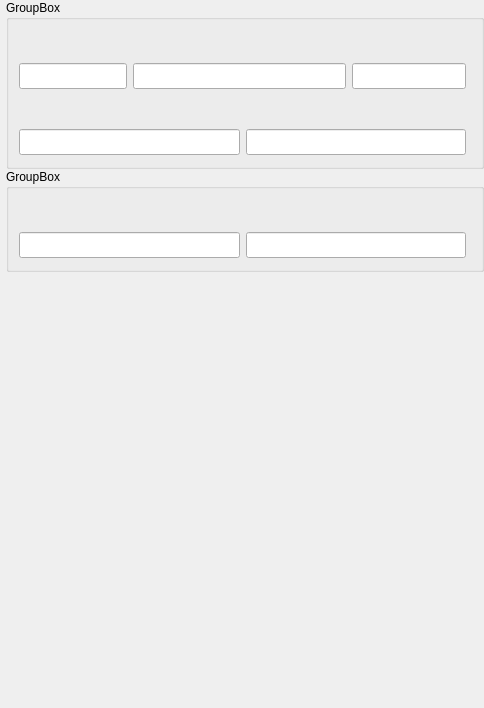
        <widget class="QWidget" name="OtherPage">
         <attribute name="title">
          <string>Other</string>
         </attribute>
         <layout class="QVBoxLayout" name="verticalLayout_5">
          <property name="spacing">
           <number>0</number>
          </property>
          <property name="leftMargin">
           <number>6</number>
          </property>
          <property name="topMargin">
           <number>0</number>
          </property>
          <property name="rightMargin">
           <number>0</number>
          </property>
          <property name="bottomMargin">
           <number>0</number>
          </property>
          <item>
           <widget class="QGroupBox" name="volTableGroup">
            <property name="title">
             <string>GroupBox</string>
            </property>
            <layout class="QVBoxLayout" name="verticalLayout_24">
             <property name="spacing">
              <number>6</number>
             </property>
             <property name="leftMargin">
              <number>10</number>
             </property>
             <property name="topMargin">
              <number>10</number>
             </property>
             <property name="rightMargin">
              <number>10</number>
             </property>
             <property name="bottomMargin">
              <number>10</number>
             </property>
             <item>
              <widget class="QWidget" name="horizontalWidget_7" native="true">
               <property name="minimumSize">
                <size>
                 <width>0</width>
                 <height>60</height>
                </size>
               </property>
               <property name="maximumSize">
                <size>
                 <width>16777215</width>
                 <height>60</height>
                </size>
               </property>
               <layout class="QHBoxLayout" name="horizontalLayout_22">
                <property name="leftMargin">
                 <number>0</number>
                </property>
                <property name="rightMargin">
                 <number>5</number>
                </property>
                <item>
                 <layout class="QVBoxLayout" name="verticalLayout_18">
                  <item>
                   <layout class="QHBoxLayout" name="horizontalLayout_23">
                    <property name="spacing">
                     <number>0</number>
                    </property>
                    <property name="leftMargin">
                     <number>8</number>
                    </property>
                    <item>
                     <widget class="QLabel" name="volNameText">
                      <property name="minimumSize">
                       <size>
                        <width>0</width>
                        <height>18</height>
                       </size>
                      </property>
                      <property name="maximumSize">
                       <size>
                        <width>16777215</width>
                        <height>18</height>
                       </size>
                      </property>
                      <property name="text">
                       <string/>
                      </property>
                     </widget>
                    </item>
                   </layout>
                  </item>
                  <item>
                   <widget class="QLineEdit" name="volNameEdit">
                    <property name="minimumSize">
                     <size>
                      <width>85</width>
                      <height>26</height>
                     </size>
                    </property>
                    <property name="maximumSize">
                     <size>
                      <width>16777215</width>
                      <height>26</height>
                     </size>
                    </property>
                   </widget>
                  </item>
                 </layout>
                </item>
                <item>
                 <layout class="QVBoxLayout" name="verticalLayout_20">
                  <item>
                   <layout class="QHBoxLayout" name="horizontalLayout_24">
                    <property name="spacing">
                     <number>0</number>
                    </property>
                    <property name="leftMargin">
                     <number>8</number>
                    </property>
                    <item>
                     <widget class="QLabel" name="volCurText">
                      <property name="minimumSize">
                       <size>
                        <width>0</width>
                        <height>18</height>
                       </size>
                      </property>
                      <property name="maximumSize">
                       <size>
                        <width>16777215</width>
                        <height>18</height>
                       </size>
                      </property>
                      <property name="text">
                       <string/>
                      </property>
                     </widget>
                    </item>
                   </layout>
                  </item>
                  <item>
                   <widget class="QLineEdit" name="volCurEdit">
                    <property name="minimumSize">
                     <size>
                      <width>213</width>
                      <height>26</height>
                     </size>
                    </property>
                    <property name="maximumSize">
                     <size>
                      <width>16777215</width>
                      <height>26</height>
                     </size>
                    </property>
                   </widget>
                  </item>
                 </layout>
                </item>
                <item>
                 <layout class="QVBoxLayout" name="verticalLayout_25">
                  <item>
                   <layout class="QHBoxLayout" name="horizontalLayout_27">
                    <property name="spacing">
                     <number>0</number>
                    </property>
                    <property name="leftMargin">
                     <number>8</number>
                    </property>
                    <item>
                     <widget class="QLabel" name="volUnitText">
                      <property name="minimumSize">
                       <size>
                        <width>0</width>
                        <height>18</height>
                       </size>
                      </property>
                      <property name="maximumSize">
                       <size>
                        <width>16777215</width>
                        <height>18</height>
                       </size>
                      </property>
                      <property name="text">
                       <string/>
                      </property>
                     </widget>
                    </item>
                   </layout>
                  </item>
                  <item>
                   <widget class="QLineEdit" name="volUnitEdit">
                    <property name="minimumSize">
                     <size>
                      <width>114</width>
                      <height>26</height>
                     </size>
                    </property>
                    <property name="maximumSize">
                     <size>
                      <width>16777215</width>
                      <height>26</height>
                     </size>
                    </property>
                   </widget>
                  </item>
                 </layout>
                </item>
               </layout>
              </widget>
             </item>
             <item>
              <widget class="QWidget" name="horizontalWidget_8" native="true">
               <property name="minimumSize">
                <size>
                 <width>0</width>
                 <height>60</height>
                </size>
               </property>
               <property name="maximumSize">
                <size>
                 <width>16777215</width>
                 <height>60</height>
                </size>
               </property>
               <layout class="QHBoxLayout" name="horizontalLayout_25">
                <property name="leftMargin">
                 <number>0</number>
                </property>
                <property name="rightMargin">
                 <number>5</number>
                </property>
                <item>
                 <layout class="QVBoxLayout" name="verticalLayout_21">
                  <item>
                   <layout class="QHBoxLayout" name="horizontalLayout_26">
                    <property name="spacing">
                     <number>0</number>
                    </property>
                    <property name="leftMargin">
                     <number>8</number>
                    </property>
                    <item>
                     <widget class="QLabel" name="volMaxText">
                      <property name="minimumSize">
                       <size>
                        <width>0</width>
                        <height>18</height>
                       </size>
                      </property>
                      <property name="maximumSize">
                       <size>
                        <width>16777215</width>
                        <height>18</height>
                       </size>
                      </property>
                      <property name="text">
                       <string/>
                      </property>
                     </widget>
                    </item>
                   </layout>
                  </item>
                  <item>
                   <widget class="QLineEdit" name="volMaxEdit">
                    <property name="minimumSize">
                     <size>
                      <width>211</width>
                      <height>26</height>
                     </size>
                    </property>
                    <property name="maximumSize">
                     <size>
                      <width>16777215</width>
                      <height>26</height>
                     </size>
                    </property>
                   </widget>
                  </item>
                 </layout>
                </item>
                <item>
                 <layout class="QVBoxLayout" name="verticalLayout_22">
                  <item>
                   <layout class="QHBoxLayout" name="horizontalLayout_33">
                    <property name="spacing">
                     <number>0</number>
                    </property>
                    <property name="leftMargin">
                     <number>8</number>
                    </property>
                    <item>
                     <widget class="QLabel" name="volMinText">
                      <property name="minimumSize">
                       <size>
                        <width>0</width>
                        <height>18</height>
                       </size>
                      </property>
                      <property name="maximumSize">
                       <size>
                        <width>16777215</width>
                        <height>18</height>
                       </size>
                      </property>
                      <property name="text">
                       <string/>
                      </property>
                     </widget>
                    </item>
                   </layout>
                  </item>
                  <item>
                   <widget class="QLineEdit" name="volMinEdit">
                    <property name="minimumSize">
                     <size>
                      <width>213</width>
                      <height>26</height>
                     </size>
                    </property>
                    <property name="maximumSize">
                     <size>
                      <width>16777215</width>
                      <height>26</height>
                     </size>
                    </property>
                   </widget>
                  </item>
                 </layout>
                </item>
               </layout>
              </widget>
             </item>
            </layout>
           </widget>
          </item>
          <item>
           <widget class="QGroupBox" name="drvExtParaGroup">
            <property name="title">
             <string>GroupBox</string>
            </property>
            <layout class="QVBoxLayout" name="verticalLayout_30">
             <property name="spacing">
              <number>6</number>
             </property>
             <property name="leftMargin">
              <number>10</number>
             </property>
             <property name="topMargin">
              <number>10</number>
             </property>
             <property name="rightMargin">
              <number>10</number>
             </property>
             <property name="bottomMargin">
              <number>10</number>
             </property>
             <item>
              <widget class="QWidget" name="horizontalWidget_11" native="true">
               <property name="minimumSize">
                <size>
                 <width>0</width>
                 <height>60</height>
                </size>
               </property>
               <property name="maximumSize">
                <size>
                 <width>16777215</width>
                 <height>60</height>
                </size>
               </property>
               <layout class="QHBoxLayout" name="horizontalLayout_35">
                <property name="leftMargin">
                 <number>0</number>
                </property>
                <property name="rightMargin">
                 <number>5</number>
                </property>
                <item>
                 <layout class="QVBoxLayout" name="verticalLayout_31">
                  <item>
                   <layout class="QHBoxLayout" name="horizontalLayout_36">
                    <property name="spacing">
                     <number>0</number>
                    </property>
                    <property name="leftMargin">
                     <number>8</number>
                    </property>
                    <item>
                     <widget class="QLabel" name="paraNameText">
                      <property name="minimumSize">
                       <size>
                        <width>0</width>
                        <height>18</height>
                       </size>
                      </property>
                      <property name="maximumSize">
                       <size>
                        <width>16777215</width>
                        <height>18</height>
                       </size>
                      </property>
                      <property name="text">
                       <string/>
                      </property>
                     </widget>
                    </item>
                   </layout>
                  </item>
                  <item>
                   <widget class="QLineEdit" name="paraNameEdit">
                    <property name="minimumSize">
                     <size>
                      <width>211</width>
                      <height>26</height>
                     </size>
                    </property>
                    <property name="maximumSize">
                     <size>
                      <width>16777215</width>
                      <height>26</height>
                     </size>
                    </property>
                   </widget>
                  </item>
                 </layout>
                </item>
                <item>
                 <layout class="QVBoxLayout" name="verticalLayout_32">
                  <item>
                   <layout class="QHBoxLayout" name="horizontalLayout_37">
                    <property name="spacing">
                     <number>0</number>
                    </property>
                    <property name="leftMargin">
                     <number>8</number>
                    </property>
                    <item>
                     <widget class="QLabel" name="paraValueText">
                      <property name="minimumSize">
                       <size>
                        <width>0</width>
                        <height>18</height>
                       </size>
                      </property>
                      <property name="maximumSize">
                       <size>
                        <width>16777215</width>
                        <height>18</height>
                       </size>
                      </property>
                      <property name="text">
                       <string/>
                      </property>
                     </widget>
                    </item>
                   </layout>
                  </item>
                  <item>
                   <widget class="QLineEdit" name="paraValueEdit">
                    <property name="minimumSize">
                     <size>
                      <width>213</width>
                      <height>26</height>
                     </size>
                    </property>
                    <property name="maximumSize">
                     <size>
                      <width>16777215</width>
                      <height>26</height>
                     </size>
                    </property>
                   </widget>
                  </item>
                 </layout>
                </item>
               </layout>
              </widget>
             </item>
            </layout>
           </widget>
          </item>
          <item>
           <spacer name="verticalSpacer_5">
            <property name="orientation">
             <enum>Qt::Vertical</enum>
            </property>
            <property name="sizeHint" stdset="0">
             <size>
              <width>20</width>
              <height>436</height>
             </size>
            </property>
           </spacer>
          </item>
         </layout>
        </widget>
